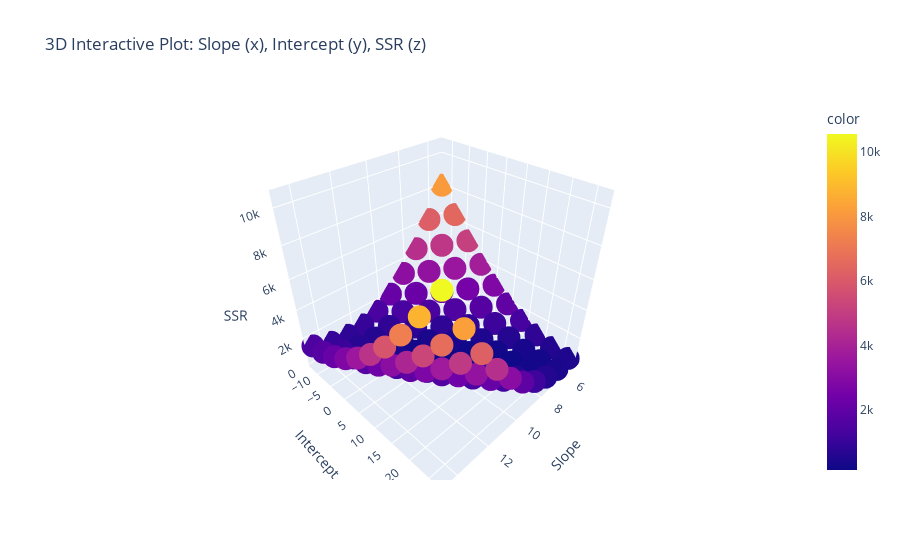

Write notebook code for a chart like this one.
### Markdown cell above
Line Fit Search

- Make all point pairs → get slope & intercept for each  
- Compute avg ± std for slope & intercept → define search range  
- Create grid of 100×100 slope–intercept combinations  
- For each combo, calculate predictions → get SSR  
- Find combo with minimum SSR → best fit line  
- Plot (slope, intercept, SSR) in 3D → SSR minima shows best fit

### Code cell
def plot_3d():
  import plotly.express as px

  slopes_ = []
  intercepts_ = []

  for i_idx in range(len(x)):
    for j_idx in range(i_idx + 1, len(x)):
      dx = x[j_idx] - x[i_idx]
      if dx != 0:
        slope_val = (y[j_idx] - y[i_idx]) / dx
        intercept_val = y[i_idx] - slope_val * x[i_idx]

        slopes_.append(slope_val)
        intercepts_.append(intercept_val)

  avg_slope = np.mean(slopes_)
  avg_intercept = np.mean(intercepts_)
  std_slope = np.std(slopes_)
  std_intercept = np.std(intercepts_)

  steps = 10
  slopes_ = np.linspace(avg_slope - std_slope, avg_slope + std_slope, steps)
  intercepts_ = np.linspace(avg_intercept - std_intercept, avg_intercept + std_intercept, steps)

  slopes = []
  intercepts = []
  ssrs = []

  plt.figure(figsize=(10, 7))
  plt.scatter(x, y, color='blue')
  for slope_val in slopes_:
    for intercept_val in intercepts_:
      y_pred = slope_val * x + intercept_val
      ssr = np.sum((y - y_pred) ** 2)
      slopes.append(slope_val)
      intercepts.append(intercept_val)
      ssrs.append(ssr)
      plt.plot(x, y_pred, color='red', alpha=0.1)

  fig = px.scatter_3d(
      x=slopes,
      y=intercepts,
      z=ssrs,
      color=ssrs,
      labels={'x': 'Slope', 'y': 'Intercept', 'z': 'SSR'},
      title="3D Interactive Plot: Slope (x), Intercept (y), SSR (z)"
  )

  best_idx = np.argmin(ssrs)
  best_slope = slopes[best_idx]
  best_intercept = intercepts[best_idx]

  y_pred = best_slope * x + best_intercept
  plt.plot(x, y_pred, color='r', linewidth=2)
  plt.title(
      f"Best Fit Line: y = {best_slope:.2f}x + {best_intercept:.2f}, SSR = {ssrs[best_idx]:.2f}, RMSE = {np.sqrt(ssrs[best_idx] / len(x)):.2f}")
  plt.xlim(0, max(x) + 1)

  print(
      f"Slope (mean ± std): {avg_slope:.2f} ± {std_slope:.2f}, Intercept (mean ± std): {avg_intercept:.2f} ± {std_intercept:.2f}")
  print(
      f"Slope range: [{slopes_[0]:.2f}, {slopes_[-1]:.2f}], Intercept range: [{intercepts_[0]:.2f}, {intercepts_[-1]:.2f}]")
  print(
      f"Total slopes: {len(slopes_)}, Total intercepts: {len(intercepts_)}, Total pairs: {len(slopes_) * len(intercepts_)}")

  print(f"Best Slope: {best_slope:.2f}, Best Intercept: {best_intercept:.2f}")
  print(f"Best SSR: {ssrs[best_idx]:.2f}")
  print(f"Best RMSE: {np.sqrt(ssrs[best_idx] / len(x)):.2f}")

  plt.show()
  fig.show()


plot_3d()

### Figure 1 — Plotly figure (JSON) as saved in the notebook; plotly's stock layout.template omitted (floating-point values rounded to 4 significant figures)
{"data": [{"hovertemplate": "Slope=%{x}<br>Intercept=%{y}<br>SSR=%{z}<br>color=%{marker.color}<extra></extra>", "legendgroup": "", "marker": {"color": [8098.0, 6502.0, 5094.0, 3873.0, 2839.0, 1992.0, 1332.0, 859.2, 573.5, 475.0, 6162.0, 4773.0, 3571.0, 2556.0, 1729.0, 1088.0, 634.8, 368.5, 289.4, 397.3, 4525.0, 3343.0, 2347.0, 1539.0, 917.9, 483.9, 237.0, 177.2, 304.6, 619.1, 3188.0, 2212.0, 1423.0, 821.2, 406.6, 179.0, 138.6, 285.3, 619.2, 1140.0, 2150.0, 1380.0, 798.0, 402.7, 194.6, 173.5, 339.6, 692.8, 1233.0, 1961.0, 1411.0, 848.3, 472.4, 283.6, 281.9, 467.4, 840.0, 1400.0, 2146.0, 3080.0, 972.1, 615.5, 446.1, 463.8, 668.7, 1061.0, 1640.0, 2406.0, 3359.0, 4500.0, 832.2, 682.2, 719.3, 943.5, 1355.0, 1953.0, 2739.0, 3711.0, 4871.0, 6218.0, 991.7, 1048.0, 1292.0, 1722.0, 2340.0, 3145.0, 4137.0, 5316.0, 6683.0, 8236.0, 1451.0, 1714.0, 2164.0, 2801.0, 3625.0, 4637.0, 5835.0, 7221.0, 8793.0, 10550.0], "coloraxis": "coloraxis", "symbol": "circle"}, "mode": "markers", "name": "", "scene": "scene", "showlegend": false, "type": "scatter3d", "x": [5.286, 5.286, 5.286, 5.286, 5.286, 5.286, 5.286, 5.286, 5.286, 5.286, 6.324, 6.324, 6.324, 6.324, 6.324, 6.324, 6.324, 6.324, 6.324, 6.324, 7.361, 7.361, 7.361, 7.361, 7.361, 7.361, 7.361, 7.361, 7.361, 7.361, 8.399, 8.399, 8.399, 8.399, 8.399, 8.399, 8.399, 8.399, 8.399, 8.399, 9.437, 9.437, 9.437, 9.437, 9.437, 9.437, 9.437, 9.437, 9.437, 9.437, 10.47, 10.47, 10.47, 10.47, 10.47, 10.47, 10.47, 10.47, 10.47, 10.47, 11.51, 11.51, 11.51, 11.51, 11.51, 11.51, 11.51, 11.51, 11.51, 11.51, 12.55, 12.55, 12.55, 12.55, 12.55, 12.55, 12.55, 12.55, 12.55, 12.55, 13.59, 13.59, 13.59, 13.59, 13.59, 13.59, 13.59, 13.59, 13.59, 13.59, 14.63, 14.63, 14.63, 14.63, 14.63, 14.63, 14.63, 14.63, 14.63, 14.63], "y": [-12.16, -7.836, -3.51, 0.8157, 5.141, 9.467, 13.79, 18.12, 22.44, 26.77, -12.16, -7.836, -3.51, 0.8157, 5.141, 9.467, 13.79, 18.12, 22.44, 26.77, -12.16, -7.836, -3.51, 0.8157, 5.141, 9.467, 13.79, 18.12, 22.44, 26.77, -12.16, -7.836, -3.51, 0.8157, 5.141, 9.467, 13.79, 18.12, 22.44, 26.77, -12.16, -7.836, -3.51, 0.8157, 5.141, 9.467, 13.79, 18.12, 22.44, 26.77, -12.16, -7.836, -3.51, 0.8157, 5.141, 9.467, 13.79, 18.12, 22.44, 26.77, -12.16, -7.836, -3.51, 0.8157, 5.141, 9.467, 13.79, 18.12, 22.44, 26.77, -12.16, -7.836, -3.51, 0.8157, 5.141, 9.467, 13.79, 18.12, 22.44, 26.77, -12.16, -7.836, -3.51, 0.8157, 5.141, 9.467, 13.79, 18.12, 22.44, 26.77, -12.16, -7.836, -3.51, 0.8157, 5.141, 9.467, 13.79, 18.12, 22.44, 26.77], "z": [8098.0, 6502.0, 5094.0, 3873.0, 2839.0, 1992.0, 1332.0, 859.2, 573.5, 475.0, 6162.0, 4773.0, 3571.0, 2556.0, 1729.0, 1088.0, 634.8, 368.5, 289.4, 397.3, 4525.0, 3343.0, 2347.0, 1539.0, 917.9, 483.9, 237.0, 177.2, 304.6, 619.1, 3188.0, 2212.0, 1423.0, 821.2, 406.6, 179.0, 138.6, 285.3, 619.2, 1140.0, 2150.0, 1380.0, 798.0, 402.7, 194.6, 173.5, 339.6, 692.8, 1233.0, 1961.0, 1411.0, 848.3, 472.4, 283.6, 281.9, 467.4, 840.0, 1400.0, 2146.0, 3080.0, 972.1, 615.5, 446.1, 463.8, 668.7, 1061.0, 1640.0, 2406.0, 3359.0, 4500.0, 832.2, 682.2, 719.3, 943.5, 1355.0, 1953.0, 2739.0, 3711.0, 4871.0, 6218.0, 991.7, 1048.0, 1292.0, 1722.0, 2340.0, 3145.0, 4137.0, 5316.0, 6683.0, 8236.0, 1451.0, 1714.0, 2164.0, 2801.0, 3625.0, 4637.0, 5835.0, 7221.0, 8793.0, 10550.0]}], "layout": {"coloraxis": {"colorbar": {"title": {"text": "color"}}, "colorscale": [[0, "#0d0887"], [0.1111, "#46039f"], [0.2222, "#7201a8"], [0.3333, "#9c179e"], [0.4444, "#bd3786"], [0.5556, "#d8576b"], [0.6667, "#ed7953"], [0.7778, "#fb9f3a"], [0.8889, "#fdca26"], [1, "#f0f921"]]}, "legend": {"tracegroupgap": 0}, "scene": {"domain": {"x": [0, 1], "y": [0, 1]}, "xaxis": {"title": {"text": "Slope"}}, "yaxis": {"title": {"text": "Intercept"}}, "zaxis": {"title": {"text": "SSR"}}}, "title": {"text": "3D Interactive Plot: Slope (x), Intercept (y), SSR (z)"}}}
